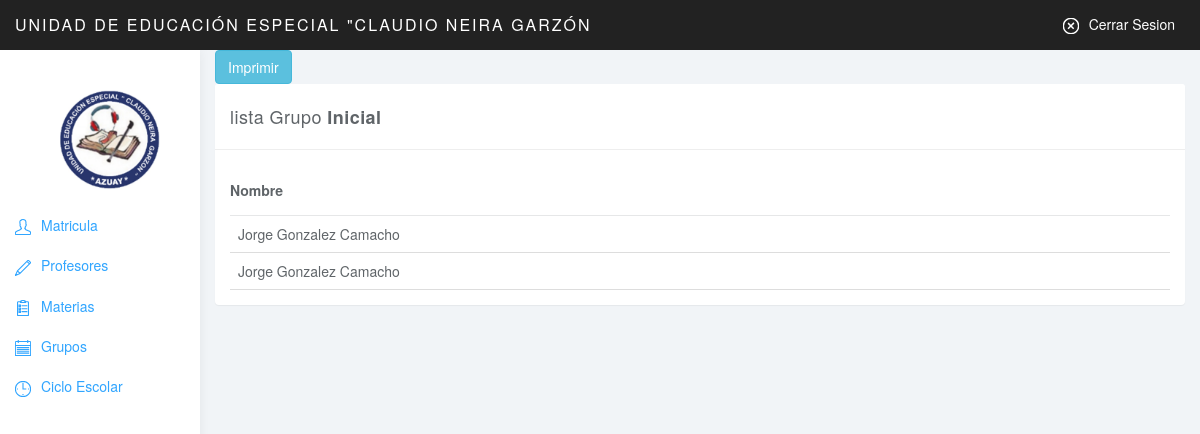
The app's page /admin/Grupos/lista.php?idgrupo=2&nombregrupo=Inicial (signed in) with its own data.
### tables this page shows
CREATE TABLE `alumnos_tiene_grupos` (
  `iddetalle_a_g` int(11) NOT NULL,
  `alumnos_idalumnos` int(11) NOT NULL,
  `grupos_idgrupos` int(11) NOT NULL,
  `periodosescolares_idperiodos` int(11) NOT NULL
);

CREATE TABLE `alumnos` (
  `idalumnos` int(11) NOT NULL,
  `matricula` varchar(500) DEFAULT NULL,
  `apellidosalumno` varchar(50) NOT NULL,
  `nombrealumno` varchar(45) DEFAULT NULL,
  `password` varchar(100) DEFAULT NULL,
  `cedulaalumno` varchar(45) DEFAULT NULL,
  `carnetconadis` varchar(45) DEFAULT NULL,
  `discapacidad` varchar(45) DEFAULT NULL,
  `porcentajediscapacidad` varchar(45) DEFAULT NULL,
  `representante` varchar(200) DEFAULT NULL,
  `cedularepresentante` varchar(45) NOT NULL,
  `domicilio` varchar(500) DEFAULT NULL,
  `tlfconvencional` varchar(45) NOT NULL,
  `tlfcelular` varchar(45) NOT NULL,
  `email` varchar(100) NOT NULL,
  `codigoluz` varchar(45) NOT NULL,
  `estatus_idestatus` int(11) NOT NULL,
  `id_tipo_alumno` int(11) NOT NULL
);

### admin/conexion/Conexion.php (called while the page is built, shortened)
<?php
class Conexion
{
private static $instancia;
private $con;
private function __construct()
{
    try
    {
    $this->con = new PDO("mysql:host=localhost;dbname=sis_escolar",'root','');
    $this->con->exec("SET CHARSET SET UTF-8");
    }
    catch(PDOEception $e)
    {
        echo "Error:" . $e->getMessage();
        die();
  }
}
 public static function singleton_conexion()
    {
     if(!isset(self::$instancia))
     {
    self::$instancia = new $miclase;
    }
    return self::$instancia;
    }
public function prepare($sql)
{
return $this->con->prepare($sql);
}
}

### admin/Grupos/Classe.php (called while the page is built, shortened)
<?php
require_once '../conexion/Conexion.php';
class Classe
{
    private $con;
    public function __construct()
    {
        $this->con = Conexion::singleton_conexion();
    }
    public function get_lista($idgrupo)
    {
        try
        {
            $sql = " SELECT * from alumnos
            join alumnos_tiene_grupos on alumnos_tiene_grupos.alumnos_idalumnos=alumnos.idalumnos
            where grupos_idgrupos = ?  ";
            $consulta = $this->con->prepare($sql);
            $consulta->bindParam(1, $idgrupo);
            $consulta->execute();
            $this->con = null;
            if ($consulta->rowCount() > 0) {
                return $consulta;
            } else {
                return $consulta;
            }
        } catch (PDOExeption $e) {
            print "Error:" . $e->getmessage();
        }
    }
}

### admin/Grupos/lista.php (the view, shortened to what this page needs)
<?php
	include_once 'Classe.php';
    $usu1 = new Classe();
	$idgrupo =$_GET['idgrupo'];
	$nombregrupo =$_GET['nombregrupo'];
    $datos=$usu1->get_lista($idgrupo);
?>
<!DOCTYPE html>
<html lang="es">
<head >
<link href="../css/bootstrap.min.css" rel="stylesheet">
<link href="../css/datepicker3.css" rel="stylesheet">
<link href="../css/bootstrap-table.css" rel="stylesheet">
<link href="../css/styles.css" rel="stylesheet">
</head>
<body>
	<nav class="navbar navbar-inverse navbar-fixed-top" role="navigation">
		<div class="container-fluid">
			<div class="navbar-header">
				<a class="navbar-brand" href="../index.php">Unidad de Educación Especial "Claudio Neira Garzón</a>
				<ul class="user-menu">
					<li class="dropdown pull-right">
                    <a href="../../Login/logout.php"><svg class="glyph stroked cancel"<?php echo $_SESSION['login']; ?>><use xlink:href="#stroked-cancel"></use></svg>Cerrar Sesion</a>
					</li>
				</ul>
			</div>
		</div>
	</nav>
	<div id="sidebar-collapse" class="col-sm-3 col-lg-2 sidebar">
	<br>
    <br>
    <div class="form-group">
            <img class="logo" src="../../front/img/logo.png"></img>
        </div>
<?php
include_once '../menu/menu.php';
?>
	</div>
	<div class="col-sm-9 col-sm-offset-3 col-lg-10 col-lg-offset-2 main">
		<div class="row">
			<div class="col-lg-12">
		 <input type="button" value="Imprimir" class="btn btn-info" onclick="window.print()">
			</div>
		</div>
		<div class="row">
			<div class="col-lg-12">
				<div class="panel panel-default">
					<div class="panel-heading">lista Grupo <b><?php echo $nombregrupo; ?></b></div>
			 <div class="panel-body">
			<table class="table">
			<thead>
			<th>Nombre</th>
			</thead>
			<tbody>
            <?php
            while($fila = $datos->fetchObject()){
            ?>
			<tr>
			<td style="width:250px;"><?php echo $fila->nombrealumno; ?> <?php echo $fila->apellidosalumno; ?></td>
		    </tr>
		     <?php
              }
			 ?>
			 </tbody>
           </table>
            </div>
			</div>
			</div>
		    </div>
	</div>
</body>
</html>

### admin/css/styles.css (style rules this page uses)
body { background: #f1f4f7; padding-top: 50px; color: #5f6468; }
a, a:hover, a:focus { color: #30a5ff; }
.navbar-header .navbar-brand { color: #fff; font-size: 16px; text-transform: uppercase; font-weight: 500; letter-spacing: 2px; }
.panel { border: 0; }
.panel-heading { font-size: 18px; font-weight: 300; letter-spacing: 0.025em; height: 66px; line-height: 45px; }
.panel-default .panel-heading { background: #fff; border-bottom: 1px solid #eee; color: #5f6468; }
.navbar { border: 0; }
.user-menu { display: inline-block; margin-top: 14px; margin-right: 10px; float: right; list-style: none; padding: 0; }
.user-menu a { color: #fff; }
.sidebar { display: block; background-color: #fff; padding: 0; display: none; }
@media (min-width: 768px) { .sidebar { display: block; position: fixed; top: 50px; bottom: 0; left: 0; z-index: 1000; display: block; margin: 0; padding: 0; overflow-x: hidden; overflow-y: auto; background-color: #fff; box-shadow: 1px 0px 10px rgba(0, 0, 0, .05); } }
@media (min-width: 768px) { .navbar-header { width: 100%; } }
.table { background: #fff; }
.table>thead>tr>th { border-bottom: 1px solid #e6e7e8; vertical-align: middle; height: 50px; }
.sidebar .glyph, .user-menu .glyph { height: 16px; width: 16px; margin: 0 10px 0 0; stroke-width: 3px; }
.user-menu .glyph { stroke-width: 4px; }
.logo { width: 100px; height: 100px; margin-left: 30%; margin-top: 0%; }

### records on screen
alumnos_tiene_grupos: alumnos_idalumnos.nombrealumno "Jorge", alumnos_idalumnos.apellidosalumno "Gonzalez Camacho"
alumnos_tiene_grupos: alumnos_idalumnos.nombrealumno "Jorge", alumnos_idalumnos.apellidosalumno "Gonzalez Camacho"

### other values on screen
$nombregrupo "Inicial"
